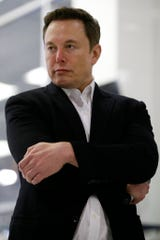
#> input picture opencv/pro4_Detect_face_and_eyes/elon_musk.jpg, 160 x 240 px
$ python face_detection.py
#> lines starting #> are read from the running program, lines starting #| are printed output that depends on the picture
import numpy as np
import cv2

# Cargar el clasificador en cascada
face_classifier = cv2.CascadeClassifier("../Haarcascades/haarcascade_frontalface_default.xml")

# Cargamos la imagen y la convertimos
# a escala de grises
image = cv2.imread("elon_musk.jpg")
#> image is the input picture: shape (240, 160, 3); mean B, G, R 92.1, 94.4, 99.6
gray = cv2.cvtColor(image, cv2.COLOR_BGR2GRAY)
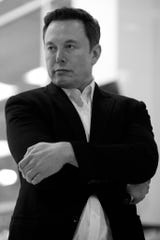
#> gray: shape (240, 160); min 0, max 255, mean 95.7

""" Nuestro clasificador retorna el ROI de la cara
detectada como una tupla, guarda las coordenadas
(esquina superior izquierda, y la esquina inferior
derecha)
"""
faces = face_classifier.detectMultiScale(gray, 1.3, 5)
#> faces = [[35, 25, 55, 55]]

# Cuando no hay caras detectadas el clasificador
# detecta una tupla vacía
if faces is ():
    print("Caras no encontradas")

# Iteramos sobre los rostros y dibujamos un rectángulo
# sobre la imagen original del rosto detectado
for (x, y, w, h) in faces:
    cv2.rectangle(image, (x,y), (x+w,y+h), (127,0,255), 2)
    cv2.imshow("Face detection", image)
    cv2.waitKey(0)
#> this loop made 1 pass
#> pass 1, `cv2.imshow("Face detection", image)`:
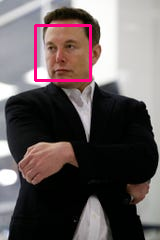
#> window 'Face detection': shape (240, 160, 3); mean B, G, R 92.3, 92.3, 101.5

cv2.destroyAllWindows()

$ run again, with opencv/pro4_Detect_face_and_eyes/obama.jpg copied over opencv/pro4_Detect_face_and_eyes/elon_musk.jpg
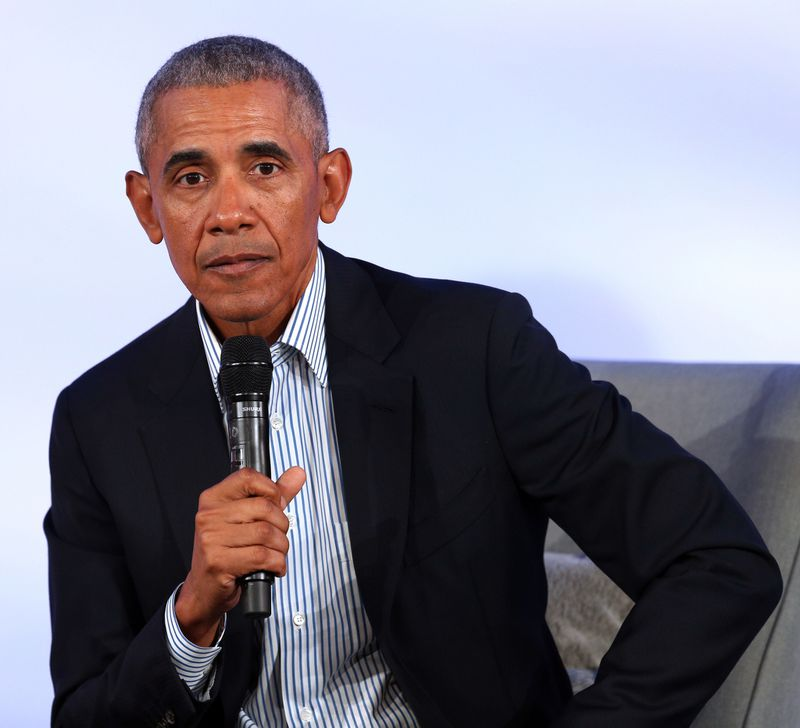
#> input picture opencv/pro4_Detect_face_and_eyes/obama.jpg, 800 x 728 px
#> image is the input picture: shape (728, 800, 3); mean B, G, R 136.2, 124.6, 127.2
#> `gray = cv2.cvtColor(image, cv2.COLOR_BGR2GRAY)`:
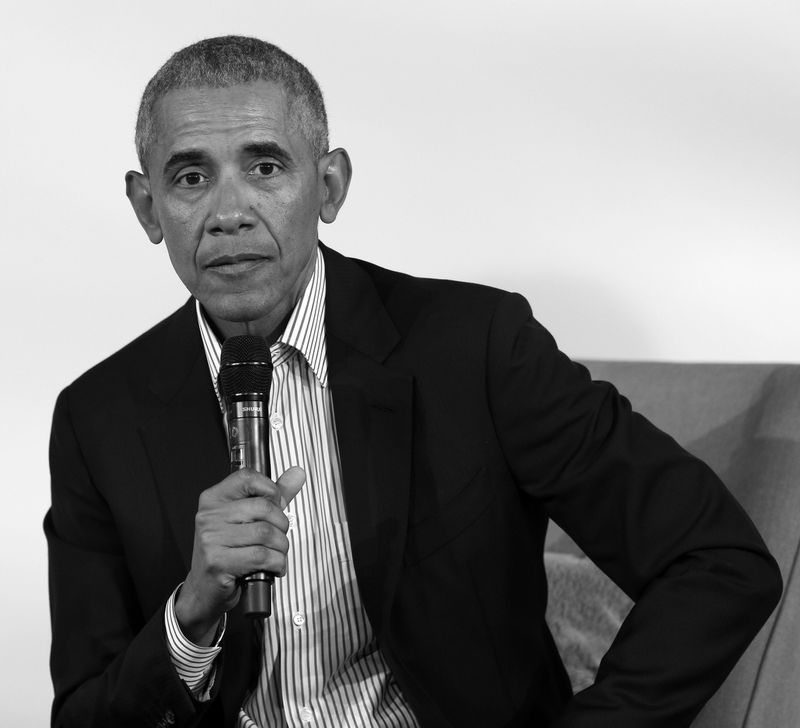
#> gray: shape (728, 800); min 0, max 255, mean 126.7
#> faces = [[114, 80, 227, 227]]
#> the loop `for (x, y, w, h) in faces:` made 1 pass
#> pass 1, `cv2.imshow("Face detection", image)`:
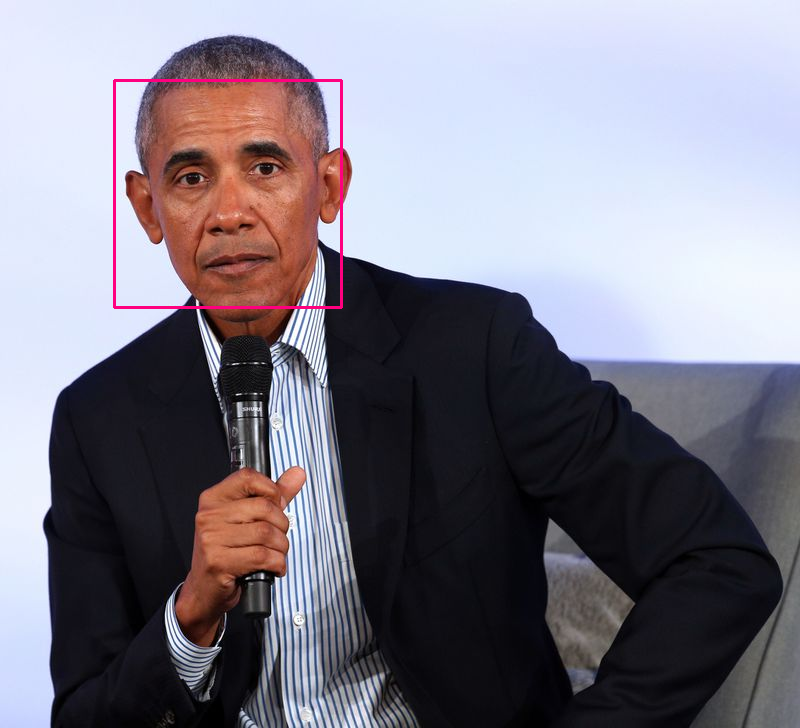
#> window 'Face detection': shape (728, 800, 3); mean B, G, R 136, 123.9, 127.6
